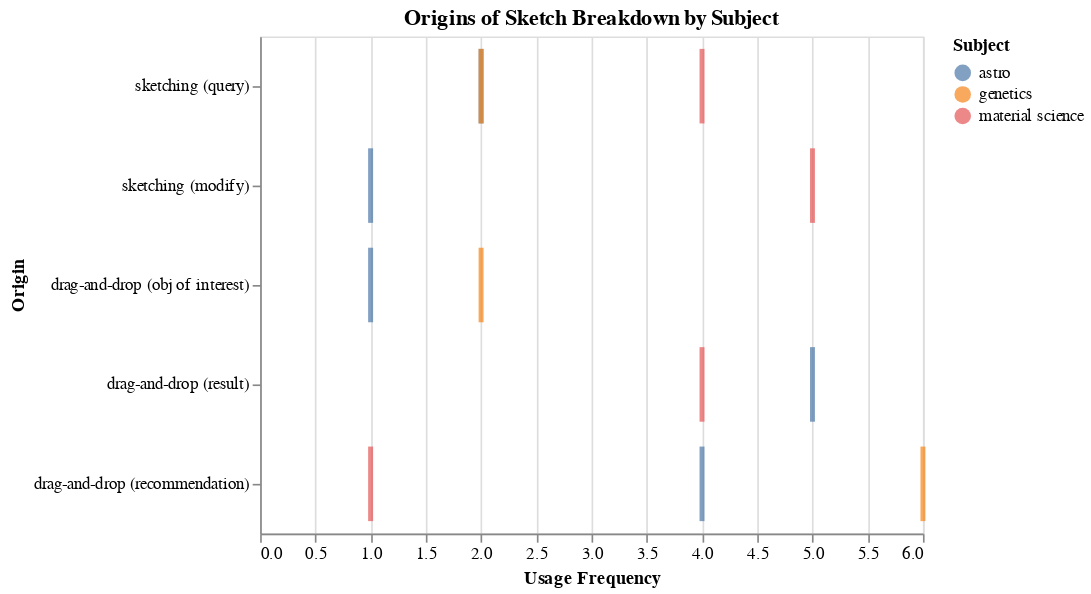

This figure's notebook cell:
### Code cell
alt.Chart(df_freq).mark_tick(thickness=3).encode(
    alt.X("Usage Frequency"),
    alt.Y("Feature",sort= itemsOfInterest,title="Origin"),
    color = "Subject"
).properties(
    title='Origins of Sketch Breakdown by Subject'
)

### Figure 1 — Vega-Lite specification as saved in the notebook (floating-point values rounded to 4 significant figures)
{"$schema": "https://vega.github.io/schema/vega-lite/v2.6.0.json", "config": {"view": {"height": 300, "width": 400}}, "data": {"name": "data-ab69d6e2c3df7030802c77eb75c11a8a"}, "datasets": {"data-ab69d6e2c3df7030802c77eb75c11a8a": [{"Feature": "drag-and-drop (obj of interest)", "Subject": "astro", "Usage Frequency": 1}, {"Feature": "drag-and-drop (obj of interest)", "Subject": "genetics", "Usage Frequency": 2}, {"Feature": "drag-and-drop (recommendation)", "Subject": "astro", "Usage Frequency": 4}, {"Feature": "drag-and-drop (recommendation)", "Subject": "genetics", "Usage Frequency": 6}, {"Feature": "drag-and-drop (recommendation)", "Subject": "material science", "Usage Frequency": 1}, {"Feature": "drag-and-drop (result)", "Subject": "astro", "Usage Frequency": 5}, {"Feature": "drag-and-drop (result)", "Subject": "material science", "Usage Frequency": 4}, {"Feature": "sketching (modify)", "Subject": "astro", "Usage Frequency": 1}, {"Feature": "sketching (modify)", "Subject": "material science", "Usage Frequency": 5}, {"Feature": "sketching (query)", "Subject": "astro", "Usage Frequency": 2}, {"Feature": "sketching (query)", "Subject": "genetics", "Usage Frequency": 2}, {"Feature": "sketching (query)", "Subject": "material science", "Usage Frequency": 4}]}, "encoding": {"color": {"field": "Subject", "type": "nominal"}, "x": {"field": "Usage Frequency", "type": "quantitative"}, "y": {"field": "Feature", "sort": ["sketching (query)", "sketching (modify)", "drag-and-drop (obj of interest)", "drag-and-drop (result)", "drag-and-drop (recommendation)"], "title": "Origin", "type": "nominal"}}, "mark": {"thickness": 3, "type": "tick"}, "title": "Origins of Sketch Breakdown by Subject"}
